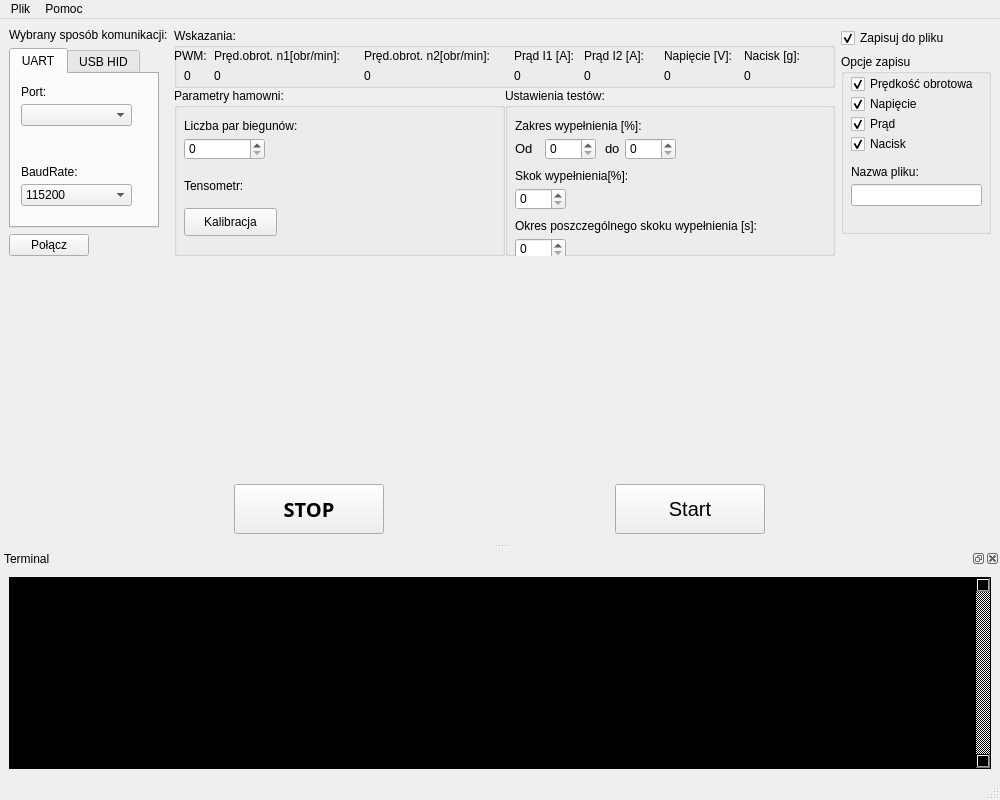
<?xml version="1.0" encoding="UTF-8"?>
<ui version="4.0">
 <class>MainWindow</class>
 <widget class="QMainWindow" name="MainWindow">
  <property name="geometry">
   <rect>
    <x>0</x>
    <y>0</y>
    <width>1000</width>
    <height>800</height>
   </rect>
  </property>
  <property name="sizePolicy">
   <sizepolicy hsizetype="Fixed" vsizetype="Fixed">
    <horstretch>0</horstretch>
    <verstretch>0</verstretch>
   </sizepolicy>
  </property>
  <property name="minimumSize">
   <size>
    <width>1000</width>
    <height>800</height>
   </size>
  </property>
  <property name="maximumSize">
   <size>
    <width>1000</width>
    <height>800</height>
   </size>
  </property>
  <property name="windowTitle">
   <string>DynoSoft</string>
  </property>
  <property name="windowIcon">
   <iconset>
    <normaloff>Zrzuty/PP_logo_jasne.png</normaloff>Zrzuty/PP_logo_jasne.png</iconset>
  </property>
  <widget class="QWidget" name="centralwidget">
   <layout class="QVBoxLayout" name="verticalLayout_6">
    <item>
     <layout class="QHBoxLayout" name="horizontalLayout">
      <item>
       <layout class="QVBoxLayout" name="verticalLayout_3">
        <item>
         <widget class="QLabel" name="label">
          <property name="text">
           <string>Wybrany sposób komunikacji:</string>
          </property>
         </widget>
        </item>
        <item>
         <widget class="QTabWidget" name="tabWidget">
          <property name="sizePolicy">
           <sizepolicy hsizetype="Minimum" vsizetype="Expanding">
            <horstretch>0</horstretch>
            <verstretch>0</verstretch>
           </sizepolicy>
          </property>
          <property name="minimumSize">
           <size>
            <width>150</width>
            <height>180</height>
           </size>
          </property>
          <property name="maximumSize">
           <size>
            <width>150</width>
            <height>180</height>
           </size>
          </property>
          <property name="currentIndex">
           <number>0</number>
          </property>
          <widget class="QWidget" name="uart">
           <attribute name="title">
            <string>UART</string>
           </attribute>
           <widget class="QLabel" name="label_2">
            <property name="geometry">
             <rect>
              <x>10</x>
              <y>10</y>
              <width>55</width>
              <height>16</height>
             </rect>
            </property>
            <property name="text">
             <string>Port:</string>
            </property>
           </widget>
           <widget class="QComboBox" name="uartPortList">
            <property name="geometry">
             <rect>
              <x>10</x>
              <y>30</y>
              <width>111</width>
              <height>22</height>
             </rect>
            </property>
           </widget>
           <widget class="QLabel" name="label_3">
            <property name="geometry">
             <rect>
              <x>10</x>
              <y>90</y>
              <width>71</width>
              <height>16</height>
             </rect>
            </property>
            <property name="text">
             <string>BaudRate:</string>
            </property>
           </widget>
           <widget class="QComboBox" name="uartBaudRateList">
            <property name="geometry">
             <rect>
              <x>10</x>
              <y>110</y>
              <width>111</width>
              <height>22</height>
             </rect>
            </property>
            <property name="currentText">
             <string>115200</string>
            </property>
            <property name="currentIndex">
             <number>11</number>
            </property>
            <item>
             <property name="text">
              <string>600</string>
             </property>
            </item>
            <item>
             <property name="text">
              <string>1200</string>
             </property>
            </item>
            <item>
             <property name="text">
              <string>2400</string>
             </property>
            </item>
            <item>
             <property name="text">
              <string>4800</string>
             </property>
            </item>
            <item>
             <property name="text">
              <string>9600</string>
             </property>
            </item>
            <item>
             <property name="text">
              <string>14400</string>
             </property>
            </item>
            <item>
             <property name="text">
              <string>19200</string>
             </property>
            </item>
            <item>
             <property name="text">
              <string>28800</string>
             </property>
            </item>
            <item>
             <property name="text">
              <string>38400</string>
             </property>
            </item>
            <item>
             <property name="text">
              <string>56000</string>
             </property>
            </item>
            <item>
             <property name="text">
              <string>57600</string>
             </property>
            </item>
            <item>
             <property name="text">
              <string>115200</string>
             </property>
            </item>
            <item>
             <property name="text">
              <string>128000</string>
             </property>
            </item>
            <item>
             <property name="text">
              <string>256000</string>
             </property>
            </item>
           </widget>
          </widget>
          <widget class="QWidget" name="usb_hid">
           <attribute name="title">
            <string>USB HID</string>
           </attribute>
           <widget class="QLabel" name="label_4">
            <property name="geometry">
             <rect>
              <x>10</x>
              <y>10</y>
              <width>71</width>
              <height>16</height>
             </rect>
            </property>
            <property name="text">
             <string>VendroID:</string>
            </property>
           </widget>
           <widget class="QLineEdit" name="vendorID">
            <property name="geometry">
             <rect>
              <x>10</x>
              <y>30</y>
              <width>113</width>
              <height>22</height>
             </rect>
            </property>
           </widget>
           <widget class="QLabel" name="label_5">
            <property name="geometry">
             <rect>
              <x>10</x>
              <y>90</y>
              <width>71</width>
              <height>16</height>
             </rect>
            </property>
            <property name="text">
             <string>ProductID:</string>
            </property>
           </widget>
           <widget class="QLineEdit" name="productID">
            <property name="geometry">
             <rect>
              <x>10</x>
              <y>110</y>
              <width>113</width>
              <height>22</height>
             </rect>
            </property>
           </widget>
          </widget>
         </widget>
        </item>
        <item>
         <widget class="QPushButton" name="connectButton">
          <property name="sizePolicy">
           <sizepolicy hsizetype="Fixed" vsizetype="Fixed">
            <horstretch>0</horstretch>
            <verstretch>0</verstretch>
           </sizepolicy>
          </property>
          <property name="layoutDirection">
           <enum>Qt::LeftToRight</enum>
          </property>
          <property name="text">
           <string>Połącz</string>
          </property>
         </widget>
        </item>
        <item>
         <spacer name="verticalSpacer_2">
          <property name="orientation">
           <enum>Qt::Vertical</enum>
          </property>
          <property name="sizeHint" stdset="0">
           <size>
            <width>20</width>
            <height>40</height>
           </size>
          </property>
         </spacer>
        </item>
       </layout>
      </item>
      <item>
       <layout class="QVBoxLayout" name="verticalLayout_2">
        <property name="spacing">
         <number>0</number>
        </property>
        <property name="sizeConstraint">
         <enum>QLayout::SetDefaultConstraint</enum>
        </property>
        <item>
         <widget class="QGroupBox" name="groupBox_4">
          <property name="sizePolicy">
           <sizepolicy hsizetype="Expanding" vsizetype="Fixed">
            <horstretch>0</horstretch>
            <verstretch>0</verstretch>
           </sizepolicy>
          </property>
          <property name="minimumSize">
           <size>
            <width>0</width>
            <height>60</height>
           </size>
          </property>
          <property name="title">
           <string>Wskazania:</string>
          </property>
          <widget class="QLabel" name="label_14">
           <property name="geometry">
            <rect>
             <x>40</x>
             <y>20</y>
             <width>151</width>
             <height>16</height>
            </rect>
           </property>
           <property name="text">
            <string>Pręd.obrot. n1[obr/min]:</string>
           </property>
          </widget>
          <widget class="QLabel" name="speedMeterN1">
           <property name="geometry">
            <rect>
             <x>40</x>
             <y>40</y>
             <width>55</width>
             <height>16</height>
            </rect>
           </property>
           <property name="text">
            <string>0</string>
           </property>
          </widget>
          <widget class="QLabel" name="label_15">
           <property name="geometry">
            <rect>
             <x>490</x>
             <y>20</y>
             <width>81</width>
             <height>16</height>
            </rect>
           </property>
           <property name="text">
            <string>Napięcie [V]:</string>
           </property>
          </widget>
          <widget class="QLabel" name="voltageMeter">
           <property name="geometry">
            <rect>
             <x>490</x>
             <y>40</y>
             <width>55</width>
             <height>16</height>
            </rect>
           </property>
           <property name="text">
            <string>0</string>
           </property>
          </widget>
          <widget class="QLabel" name="label_16">
           <property name="geometry">
            <rect>
             <x>340</x>
             <y>20</y>
             <width>71</width>
             <height>16</height>
            </rect>
           </property>
           <property name="text">
            <string>Prąd I1 [A]:</string>
           </property>
          </widget>
          <widget class="QLabel" name="currentMeterI1">
           <property name="geometry">
            <rect>
             <x>340</x>
             <y>40</y>
             <width>55</width>
             <height>16</height>
            </rect>
           </property>
           <property name="text">
            <string>0</string>
           </property>
          </widget>
          <widget class="QLabel" name="label_17">
           <property name="geometry">
            <rect>
             <x>570</x>
             <y>20</y>
             <width>71</width>
             <height>16</height>
            </rect>
           </property>
           <property name="text">
            <string>Nacisk [g]:</string>
           </property>
          </widget>
          <widget class="QLabel" name="pressureMeter">
           <property name="geometry">
            <rect>
             <x>570</x>
             <y>40</y>
             <width>55</width>
             <height>16</height>
            </rect>
           </property>
           <property name="text">
            <string>0</string>
           </property>
          </widget>
          <widget class="QLabel" name="label_18">
           <property name="geometry">
            <rect>
             <x>410</x>
             <y>20</y>
             <width>71</width>
             <height>16</height>
            </rect>
           </property>
           <property name="text">
            <string>Prąd I2 [A]:</string>
           </property>
          </widget>
          <widget class="QLabel" name="currentMeterI2">
           <property name="geometry">
            <rect>
             <x>410</x>
             <y>40</y>
             <width>55</width>
             <height>16</height>
            </rect>
           </property>
           <property name="text">
            <string>0</string>
           </property>
          </widget>
          <widget class="QLabel" name="label_19">
           <property name="geometry">
            <rect>
             <x>190</x>
             <y>20</y>
             <width>151</width>
             <height>16</height>
            </rect>
           </property>
           <property name="text">
            <string>Pręd.obrot. n2[obr/min]:</string>
           </property>
          </widget>
          <widget class="QLabel" name="speedMeterN2">
           <property name="geometry">
            <rect>
             <x>190</x>
             <y>40</y>
             <width>55</width>
             <height>16</height>
            </rect>
           </property>
           <property name="text">
            <string>0</string>
           </property>
          </widget>
          <widget class="QLabel" name="label_20">
           <property name="geometry">
            <rect>
             <x>0</x>
             <y>20</y>
             <width>55</width>
             <height>16</height>
            </rect>
           </property>
           <property name="text">
            <string>PWM:</string>
           </property>
          </widget>
          <widget class="QLabel" name="PWMMeter">
           <property name="geometry">
            <rect>
             <x>10</x>
             <y>40</y>
             <width>55</width>
             <height>16</height>
            </rect>
           </property>
           <property name="text">
            <string>0</string>
           </property>
          </widget>
         </widget>
        </item>
        <item>
         <layout class="QHBoxLayout" name="horizontalLayout_2">
          <item>
           <widget class="QGroupBox" name="groupBox_2">
            <property name="sizePolicy">
             <sizepolicy hsizetype="Preferred" vsizetype="Expanding">
              <horstretch>0</horstretch>
              <verstretch>0</verstretch>
             </sizepolicy>
            </property>
            <property name="title">
             <string>Parametry hamowni:</string>
            </property>
            <widget class="QLabel" name="label_6">
             <property name="geometry">
              <rect>
               <x>10</x>
               <y>30</y>
               <width>141</width>
               <height>16</height>
              </rect>
             </property>
             <property name="text">
              <string>Liczba par biegunów:</string>
             </property>
            </widget>
            <widget class="QPushButton" name="calibrateTens">
             <property name="geometry">
              <rect>
               <x>10</x>
               <y>120</y>
               <width>93</width>
               <height>28</height>
              </rect>
             </property>
             <property name="text">
              <string>Kalibracja</string>
             </property>
            </widget>
            <widget class="QLabel" name="label_13">
             <property name="geometry">
              <rect>
               <x>10</x>
               <y>90</y>
               <width>81</width>
               <height>16</height>
              </rect>
             </property>
             <property name="text">
              <string>Tensometr:</string>
             </property>
            </widget>
            <widget class="QSpinBox" name="poleNumber">
             <property name="geometry">
              <rect>
               <x>10</x>
               <y>50</y>
               <width>81</width>
               <height>22</height>
              </rect>
             </property>
             <property name="maximum">
              <number>127</number>
             </property>
            </widget>
           </widget>
          </item>
          <item>
           <widget class="QGroupBox" name="groupBox_3">
            <property name="title">
             <string>Ustawienia testów:</string>
            </property>
            <widget class="QLabel" name="label_7">
             <property name="geometry">
              <rect>
               <x>10</x>
               <y>30</y>
               <width>181</width>
               <height>16</height>
              </rect>
             </property>
             <property name="text">
              <string>Zakres wypełnienia [%]:</string>
             </property>
            </widget>
            <widget class="QLabel" name="label_9">
             <property name="geometry">
              <rect>
               <x>10</x>
               <y>50</y>
               <width>21</width>
               <height>21</height>
              </rect>
             </property>
             <property name="font">
              <font>
               <pointsize>10</pointsize>
              </font>
             </property>
             <property name="text">
              <string>Od</string>
             </property>
            </widget>
            <widget class="QLabel" name="label_10">
             <property name="geometry">
              <rect>
               <x>100</x>
               <y>50</y>
               <width>21</width>
               <height>21</height>
              </rect>
             </property>
             <property name="font">
              <font>
               <pointsize>10</pointsize>
              </font>
             </property>
             <property name="text">
              <string>do</string>
             </property>
            </widget>
            <widget class="QLabel" name="label_11">
             <property name="geometry">
              <rect>
               <x>10</x>
               <y>80</y>
               <width>131</width>
               <height>16</height>
              </rect>
             </property>
             <property name="text">
              <string>Skok wypełnienia[%]:</string>
             </property>
            </widget>
            <widget class="QSpinBox" name="minPWM">
             <property name="geometry">
              <rect>
               <x>40</x>
               <y>50</y>
               <width>51</width>
               <height>22</height>
              </rect>
             </property>
             <property name="maximum">
              <number>100</number>
             </property>
            </widget>
            <widget class="QSpinBox" name="maxPWM">
             <property name="geometry">
              <rect>
               <x>120</x>
               <y>50</y>
               <width>51</width>
               <height>22</height>
              </rect>
             </property>
             <property name="maximum">
              <number>100</number>
             </property>
            </widget>
            <widget class="QSpinBox" name="jumpPWM">
             <property name="geometry">
              <rect>
               <x>10</x>
               <y>100</y>
               <width>51</width>
               <height>22</height>
              </rect>
             </property>
             <property name="maximum">
              <number>100</number>
             </property>
            </widget>
            <widget class="QLabel" name="label_12">
             <property name="geometry">
              <rect>
               <x>10</x>
               <y>130</y>
               <width>291</width>
               <height>16</height>
              </rect>
             </property>
             <property name="text">
              <string>Okres poszczególnego skoku wypełnienia [s]:</string>
             </property>
            </widget>
            <widget class="QSpinBox" name="pwmTime">
             <property name="geometry">
              <rect>
               <x>10</x>
               <y>150</y>
               <width>51</width>
               <height>22</height>
              </rect>
             </property>
             <property name="maximum">
              <number>127</number>
             </property>
            </widget>
           </widget>
          </item>
         </layout>
        </item>
        <item>
         <spacer name="verticalSpacer_4">
          <property name="orientation">
           <enum>Qt::Vertical</enum>
          </property>
          <property name="sizeType">
           <enum>QSizePolicy::Fixed</enum>
          </property>
          <property name="sizeHint" stdset="0">
           <size>
            <width>10</width>
            <height>40</height>
           </size>
          </property>
         </spacer>
        </item>
        <item>
         <spacer name="horizontalSpacer">
          <property name="orientation">
           <enum>Qt::Horizontal</enum>
          </property>
          <property name="sizeHint" stdset="0">
           <size>
            <width>40</width>
            <height>0</height>
           </size>
          </property>
         </spacer>
        </item>
       </layout>
      </item>
      <item>
       <layout class="QVBoxLayout" name="verticalLayout_4">
        <item>
         <widget class="QCheckBox" name="saveToFile">
          <property name="text">
           <string>Zapisuj do pliku</string>
          </property>
          <property name="checked">
           <bool>true</bool>
          </property>
         </widget>
        </item>
        <item>
         <widget class="QGroupBox" name="groupBox">
          <property name="sizePolicy">
           <sizepolicy hsizetype="Fixed" vsizetype="Fixed">
            <horstretch>0</horstretch>
            <verstretch>0</verstretch>
           </sizepolicy>
          </property>
          <property name="minimumSize">
           <size>
            <width>150</width>
            <height>180</height>
           </size>
          </property>
          <property name="maximumSize">
           <size>
            <width>150</width>
            <height>180</height>
           </size>
          </property>
          <property name="title">
           <string>Opcje zapisu</string>
          </property>
          <widget class="QCheckBox" name="saveSpeed">
           <property name="geometry">
            <rect>
             <x>10</x>
             <y>20</y>
             <width>141</width>
             <height>20</height>
            </rect>
           </property>
           <property name="text">
            <string>Prędkość obrotowa</string>
           </property>
           <property name="checked">
            <bool>true</bool>
           </property>
          </widget>
          <widget class="QCheckBox" name="saveVoltage">
           <property name="geometry">
            <rect>
             <x>10</x>
             <y>40</y>
             <width>81</width>
             <height>20</height>
            </rect>
           </property>
           <property name="text">
            <string>Napięcie</string>
           </property>
           <property name="checked">
            <bool>true</bool>
           </property>
          </widget>
          <widget class="QCheckBox" name="saveCurrent">
           <property name="geometry">
            <rect>
             <x>10</x>
             <y>60</y>
             <width>81</width>
             <height>20</height>
            </rect>
           </property>
           <property name="text">
            <string>Prąd</string>
           </property>
           <property name="checked">
            <bool>true</bool>
           </property>
          </widget>
          <widget class="QCheckBox" name="savePressure">
           <property name="geometry">
            <rect>
             <x>10</x>
             <y>80</y>
             <width>81</width>
             <height>20</height>
            </rect>
           </property>
           <property name="text">
            <string>Nacisk</string>
           </property>
           <property name="checked">
            <bool>true</bool>
           </property>
          </widget>
          <widget class="QLabel" name="label_8">
           <property name="geometry">
            <rect>
             <x>10</x>
             <y>110</y>
             <width>81</width>
             <height>16</height>
            </rect>
           </property>
           <property name="text">
            <string>Nazwa pliku:</string>
           </property>
          </widget>
          <widget class="QLineEdit" name="fileName">
           <property name="geometry">
            <rect>
             <x>10</x>
             <y>130</y>
             <width>131</width>
             <height>22</height>
            </rect>
           </property>
          </widget>
         </widget>
        </item>
        <item>
         <spacer name="verticalSpacer_3">
          <property name="orientation">
           <enum>Qt::Vertical</enum>
          </property>
          <property name="sizeType">
           <enum>QSizePolicy::Expanding</enum>
          </property>
          <property name="sizeHint" stdset="0">
           <size>
            <width>20</width>
            <height>30</height>
           </size>
          </property>
         </spacer>
        </item>
       </layout>
      </item>
     </layout>
    </item>
    <item>
     <spacer name="verticalSpacer">
      <property name="orientation">
       <enum>Qt::Vertical</enum>
      </property>
      <property name="sizeHint" stdset="0">
       <size>
        <width>20</width>
        <height>30</height>
       </size>
      </property>
     </spacer>
    </item>
    <item>
     <layout class="QHBoxLayout" name="horizontalLayout_3">
      <item>
       <widget class="QPushButton" name="stopButton">
        <property name="sizePolicy">
         <sizepolicy hsizetype="Minimum" vsizetype="Minimum">
          <horstretch>0</horstretch>
          <verstretch>0</verstretch>
         </sizepolicy>
        </property>
        <property name="minimumSize">
         <size>
          <width>150</width>
          <height>50</height>
         </size>
        </property>
        <property name="maximumSize">
         <size>
          <width>150</width>
          <height>50</height>
         </size>
        </property>
        <property name="font">
         <font>
          <family>Arial Black</family>
          <pointsize>15</pointsize>
          <weight>75</weight>
          <bold>true</bold>
         </font>
        </property>
        <property name="text">
         <string>STOP</string>
        </property>
       </widget>
      </item>
      <item>
       <widget class="QPushButton" name="startTest">
        <property name="sizePolicy">
         <sizepolicy hsizetype="Minimum" vsizetype="Minimum">
          <horstretch>0</horstretch>
          <verstretch>0</verstretch>
         </sizepolicy>
        </property>
        <property name="maximumSize">
         <size>
          <width>150</width>
          <height>50</height>
         </size>
        </property>
        <property name="font">
         <font>
          <pointsize>15</pointsize>
         </font>
        </property>
        <property name="text">
         <string>Start</string>
        </property>
       </widget>
      </item>
     </layout>
    </item>
   </layout>
   <zorder>verticalSpacer</zorder>
  </widget>
  <widget class="QMenuBar" name="menubar">
   <property name="geometry">
    <rect>
     <x>0</x>
     <y>0</y>
     <width>1000</width>
     <height>26</height>
    </rect>
   </property>
   <widget class="QMenu" name="menuPlik">
    <property name="title">
     <string>Plik</string>
    </property>
    <addaction name="actionZamknij"/>
   </widget>
   <widget class="QMenu" name="menuPomoc">
    <property name="title">
     <string>Pomoc</string>
    </property>
    <addaction name="actionPomoc"/>
    <addaction name="actionAutorzy"/>
   </widget>
   <addaction name="menuPlik"/>
   <addaction name="menuPomoc"/>
  </widget>
  <widget class="QStatusBar" name="statusbar"/>
  <widget class="QDockWidget" name="Terminal">
   <property name="sizePolicy">
    <sizepolicy hsizetype="Preferred" vsizetype="Preferred">
     <horstretch>0</horstretch>
     <verstretch>0</verstretch>
    </sizepolicy>
   </property>
   <property name="minimumSize">
    <size>
     <width>109</width>
     <height>200</height>
    </size>
   </property>
   <property name="maximumSize">
    <size>
     <width>1000</width>
     <height>350</height>
    </size>
   </property>
   <property name="windowTitle">
    <string>Terminal</string>
   </property>
   <attribute name="dockWidgetArea">
    <number>8</number>
   </attribute>
   <widget class="QWidget" name="dockWidgetContents">
    <layout class="QVBoxLayout" name="verticalLayout">
     <item>
      <widget class="QPlainTextEdit" name="terminal">
       <property name="sizePolicy">
        <sizepolicy hsizetype="Preferred" vsizetype="Preferred">
         <horstretch>0</horstretch>
         <verstretch>0</verstretch>
        </sizepolicy>
       </property>
       <property name="palette">
        <palette>
         <active>
          <colorrole role="Button">
           <brush brushstyle="SolidPattern">
            <color alpha="255">
             <red>0</red>
             <green>0</green>
             <blue>0</blue>
            </color>
           </brush>
          </colorrole>
          <colorrole role="Text">
           <brush brushstyle="SolidPattern">
            <color alpha="255">
             <red>255</red>
             <green>255</green>
             <blue>255</blue>
            </color>
           </brush>
          </colorrole>
          <colorrole role="Base">
           <brush brushstyle="SolidPattern">
            <color alpha="255">
             <red>0</red>
             <green>0</green>
             <blue>0</blue>
            </color>
           </brush>
          </colorrole>
          <colorrole role="Window">
           <brush brushstyle="SolidPattern">
            <color alpha="255">
             <red>0</red>
             <green>0</green>
             <blue>0</blue>
            </color>
           </brush>
          </colorrole>
         </active>
         <inactive>
          <colorrole role="Button">
           <brush brushstyle="SolidPattern">
            <color alpha="255">
             <red>0</red>
             <green>0</green>
             <blue>0</blue>
            </color>
           </brush>
          </colorrole>
          <colorrole role="Text">
           <brush brushstyle="SolidPattern">
            <color alpha="255">
             <red>255</red>
             <green>255</green>
             <blue>255</blue>
            </color>
           </brush>
          </colorrole>
          <colorrole role="Base">
           <brush brushstyle="SolidPattern">
            <color alpha="255">
             <red>0</red>
             <green>0</green>
             <blue>0</blue>
            </color>
           </brush>
          </colorrole>
          <colorrole role="Window">
           <brush brushstyle="SolidPattern">
            <color alpha="255">
             <red>0</red>
             <green>0</green>
             <blue>0</blue>
            </color>
           </brush>
          </colorrole>
         </inactive>
         <disabled>
          <colorrole role="Button">
           <brush brushstyle="SolidPattern">
            <color alpha="255">
             <red>0</red>
             <green>0</green>
             <blue>0</blue>
            </color>
           </brush>
          </colorrole>
          <colorrole role="Text">
           <brush brushstyle="SolidPattern">
            <color alpha="255">
             <red>120</red>
             <green>120</green>
             <blue>120</blue>
            </color>
           </brush>
          </colorrole>
          <colorrole role="Base">
           <brush brushstyle="SolidPattern">
            <color alpha="255">
             <red>0</red>
             <green>0</green>
             <blue>0</blue>
            </color>
           </brush>
          </colorrole>
          <colorrole role="Window">
           <brush brushstyle="SolidPattern">
            <color alpha="255">
             <red>0</red>
             <green>0</green>
             <blue>0</blue>
            </color>
           </brush>
          </colorrole>
         </disabled>
        </palette>
       </property>
       <property name="styleSheet">
        <string notr="true">background-color: rgb(0, 0, 0);</string>
       </property>
       <property name="verticalScrollBarPolicy">
        <enum>Qt::ScrollBarAlwaysOn</enum>
       </property>
       <property name="readOnly">
        <bool>true</bool>
       </property>
      </widget>
     </item>
    </layout>
   </widget>
  </widget>
  <action name="actionZamknij">
   <property name="text">
    <string>Zamknij</string>
   </property>
  </action>
  <action name="actionAutorzy">
   <property name="text">
    <string>Autorzy</string>
   </property>
  </action>
  <action name="actionPomoc">
   <property name="text">
    <string>Pomoc</string>
   </property>
  </action>
 </widget>
 <resources/>
 <connections/>
</ui>
